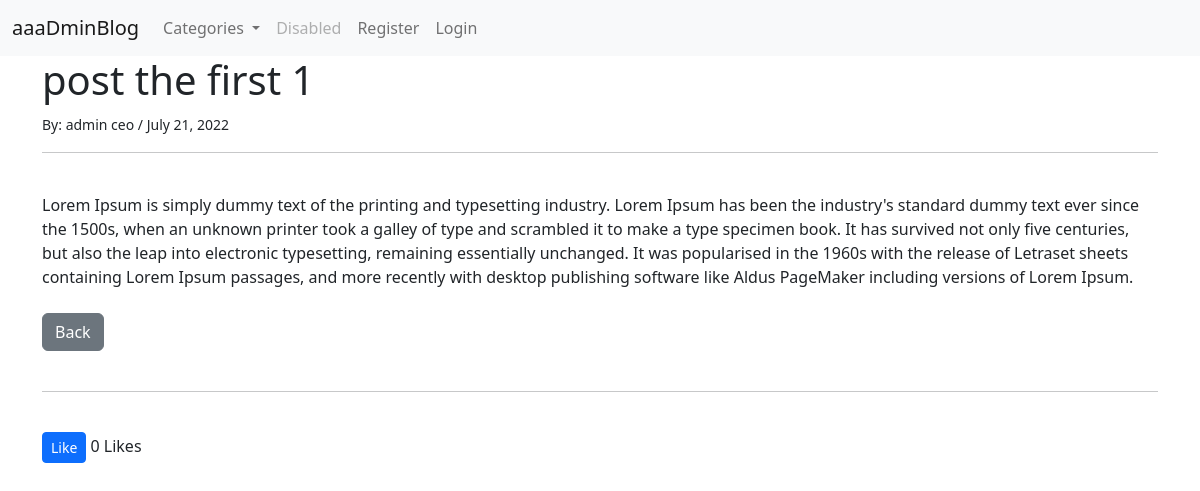
The app's page /article/1 with its own data.
### blugz/models.py (models this page shows, shortened)
class Post(models.Model):
    title = models.CharField(max_length=255)
    title_tag = models.CharField(max_length=255)
    author = models.ForeignKey(User, on_delete=models.CASCADE)
    body = models.TextField()
    post_date = models.DateField(auto_now_add=True)
    category = models.CharField(max_length=255, default='coding')
    likes = models.ManyToManyField(User, related_name='blog_posts')
    def total_likes(self):
        return self.likes.count()

### blugz/views.py (the view)
# urls.py: path('article/<int:pk>', ArticleDetailView.as_view(), name='article-detail'),
class ArticleDetailView(DetailView):
    model = Post
    template_name = 'article_details.html'
    def get_context_data(self, *args, **kwargs):
        cat_menu = Category.objects.all()
        context = super(ArticleDetailView, self).get_context_data(*args, **kwargs)
        stuff = get_object_or_404(Post, id=self.kwargs['pk'])
        total_likes = stuff.total_likes()
        liked = False
        if stuff.likes.filter(id=self.request.user.id).exists():
            liked = True
        context["cat_menu"] = cat_menu
        context["total_likes"] = total_likes
        context["liked"] = liked
        return context

### blugz/models.py (called while the page is built)
    def __str__(self):
        return self.name

### blugz/templates/article_details.html (shortened to what this page needs)
{% extends 'base.html' %}
{% block content %}
<h1>{{ post.title }} {{ post.author.id }}</h1>
<small>By:
    {{ post.author.first_name }}
    {{post.author.last_name }} /
    {{ post.post_date }}
</small><br/>
<hr>
<br/>
{{ post.body|safe }}
<br/><br/>
<a href="{% url 'home' %}" class="btn btn-secondary">Back</a>
<br/><br/>
<hr>
<br/>
<form action="{% url 'like_post' post.pk %}"
method="POST">
    {% if user.is_authenticated %}
    {% if liked %}
    <button type="submit", name="post_id", value ="{{ post.id }}", class="btn btn-danger btn-sm">Unlike</button>
    {% else %}
    <button type="submit", name="post_id", value ="{{ post.id }}", class="btn btn-primary btn-sm">Like</button>
     {% endif %}
     {% else %}
    <button class="btn btn-primary btn-sm"><a class="nav-link" href="{% url 'login'%}">Like</a></button>
      {% endif %}
    {{ total_likes }} Likes
</form>
{% endblock %}

### records on screen
Post: title "post the first", author.id "1", author.first_name "admin", author.last_name "ceo", post_date "July 21, 2022", body "Lorem Ipsum is simply dummy text of the printing and typesetting industry. Lorem Ipsum has been the industry's standard dummy text ever since the 1500s, when an unknown printer took a galley of type and scrambled it to make a type specimen book. It has survived not only five centuries, but also the leap into electronic typesetting, remaining essentially unchanged. It was popularised in the 1960s with the release of Letraset sheets containing Lorem Ipsum passages, and more recently with desktop publishing software like Aldus PageMaker including versions of Lorem Ipsum."

### other values on screen
{{ total_likes }} "0"
